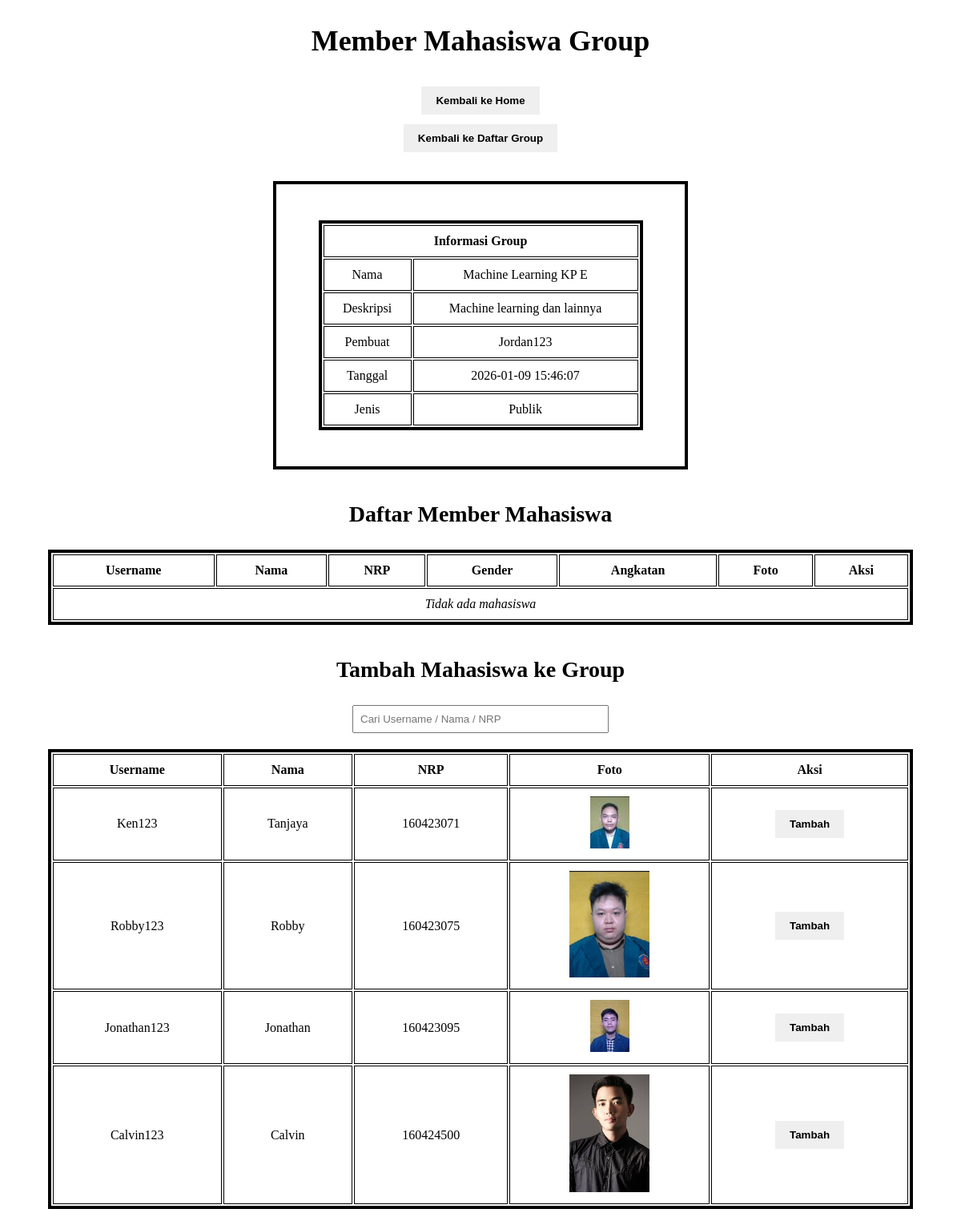
/dosen/dosen_view_member_mahasiswa.php?id=34 (signed in), run on the app's committed database.
### tables this page shows
CREATE TABLE `grup` (
  `idgrup` int(11) NOT NULL,
  `username_pembuat` varchar(20) NOT NULL,
  `nama` varchar(45) DEFAULT NULL,
  `deskripsi` varchar(45) DEFAULT NULL,
  `tanggal_pembentukan` datetime DEFAULT NULL,
  `jenis` enum('Privat','Publik') DEFAULT NULL,
  `kode_pendaftaran` varchar(45) DEFAULT NULL
);

CREATE TABLE `akun` (
  `username` varchar(20) NOT NULL,
  `password` varchar(100) DEFAULT NULL,
  `nrp_mahasiswa` char(9) DEFAULT NULL,
  `npk_dosen` char(6) DEFAULT NULL,
  `isadmin` tinyint(1) DEFAULT 0
);

CREATE TABLE `mahasiswa` (
  `nrp` char(9) NOT NULL,
  `nama` varchar(45) DEFAULT NULL,
  `gender` enum('Pria','Wanita') DEFAULT NULL,
  `tanggal_lahir` date DEFAULT NULL,
  `angkatan` year(4) DEFAULT NULL,
  `foto_extention` varchar(4) DEFAULT NULL
);

### css/theme_session.php (called while the page is built, shortened)
<?php
$themeClass = '';

### class/parent.php (called while the page is built, shortened)
<?php
class classParent {
    public function __construct() {
        $this->mysqli = new mysqli(SERVER, UID, PWD, DB);
    }
}
?>

### class/group.php (called while the page is built, shortened)
<?php
require_once 'parent.php';
class group extends classParent {
    public function getDetailGroup($id)
    {
        $sql = "SELECT * FROM grup WHERE idgrup = ?";
        $stmt = $this->mysqli->prepare($sql);
        $stmt->bind_param("i", $id);
        $stmt->execute();
        return $stmt->get_result()->fetch_assoc();
    }
    public function getGroupMembersMahasiswa($idgrup)
    {
        $sql = "SELECT mg.username, m.nama, m.gender, m.nrp, m.angkatan, m.foto_extention, m.nrp
            FROM member_grup mg
            JOIN akun a ON mg.username = a.username
            JOIN mahasiswa m ON a.nrp_mahasiswa = m.nrp
            WHERE mg.idgrup = ?
            ORDER BY m.nama ASC";
        $stmt = $this->mysqli->prepare($sql);
        $stmt->bind_param("i", $idgrup);
        $stmt->execute();
        return $stmt->get_result();
    }
    public function getMahasiswaNotInGroup($idgrup, $username)
    {
        $sql = "
            SELECT m.nrp, m.nama, a.username, m.foto_extention
            FROM mahasiswa m
            JOIN akun a ON a.nrp_mahasiswa = m.nrp
            LEFT JOIN member_grup mg
                ON mg.username = a.username
                AND mg.idgrup = ?
            WHERE mg.username IS NULL
            AND a.username != ?
        ";
        $stmt = $this->mysqli->prepare($sql);
        $stmt->bind_param("is", $idgrup, $username);
        $stmt->execute();
        return $stmt->get_result();
    }
}

### dosen/dosen_view_member_mahasiswa.php (the view, shortened to what this page needs)
<?php
require_once '../class/group.php';
require_once '../css/theme_session.php';
if (isset($_GET['id'])) {
    $idgrup = (int)$_GET['id'];
} elseif (isset($_POST['idgrup'])) {
    $idgrup = (int)$_POST['idgrup'];
} else {
    header("Location: dosen_home.php");
    exit();
}
$group = new group();
$detail = $group->getDetailGroup($idgrup);
$result_mahasiswa = $group->getGroupMembersMahasiswa($idgrup);
$mahasiswa_search = $group->getMahasiswaNotInGroup($idgrup, $_SESSION['user']['username']);
?>
<!DOCTYPE html>
<html lang="id">
<head>
<link rel="stylesheet" href="../css/theme.css">
</head>
<body class="<?= $themeClass ?>">
<h2>Member Mahasiswa Group</h2>
<div class="center">
    <form action="dosen_home.php" method="post">
        <button class="button">Kembali ke Home</button>
    </form>
    <form action="dosen_kelola_group.php" method="post">
        <button class="button">Kembali ke Daftar Group</button>
    </form>
</div>
<div class="informasiGrup">
<table>
<tr><th colspan="2">Informasi Group</th></tr>
<tr><td>Nama</td><td><?= htmlspecialchars($detail['nama']) ?></td></tr>
<tr><td>Deskripsi</td><td><?= htmlspecialchars($detail['deskripsi']) ?></td></tr>
<tr><td>Pembuat</td><td><?= htmlspecialchars($detail['username_pembuat']) ?></td></tr>
<tr><td>Tanggal</td><td><?= $detail['tanggal_pembentukan'] ?></td></tr>
<tr><td>Jenis</td><td><?= $detail['jenis'] ?></td></tr>
</table>
</div>
<h3>Daftar Member Mahasiswa</h3>
<table>
<tr>
    <th>Username</th>
    <th>Nama</th>
    <th>NRP</th>
    <th>Gender</th>
    <th>Angkatan</th>
    <th>Foto</th>
    <th>Aksi</th>
</tr>
<?php
if ($result_mahasiswa->num_rows == 0) {
    echo "<tr><td colspan='7' class='empty'>Tidak ada mahasiswa</td></tr>";
}
?>
</table>
<h3>Tambah Mahasiswa ke Group</h3>
<input type="text" id="searchMahasiswa" class="search-box" placeholder="Cari Username / Nama / NRP">
<table id="tabelMahasiswa">
<tr>
    <th>Username</th>
    <th>Nama</th>
    <th>NRP</th>
    <th>Foto</th>
    <th>Aksi</th>
</tr>
<?php
if ($mahasiswa_search->num_rows == 0) {
    echo "<tr><td colspan='5' class='empty'>Tidak ada data mahasiswa</td></tr>";
} else {
    while ($m = $mahasiswa_search->fetch_assoc()) {
        echo "
        <tr>
            <td data-label='Username'>{$m['username']}</td>
            <td data-label='Nama'>{$m['nama']}</td>
            <td data-label='NRP'>{$m['nrp']}</td>
            <td data-label='Foto'>
                <img src='../image_mahasiswa/{$m['nrp']}.{$m['foto_extention']}'>
            </td>
            <td data-label='Aksi'>
                <form action='dosen_insert_member_proses.php' method='post'>
                    <input type='hidden' name='idgrup' value='{$idgrup}'>
                    <input type='hidden' name='username' value='{$m['username']}'>
                    <input type='hidden' name='type' value='mahasiswa'>
                    <button class='button'>Tambah</button>
                </form>
            </td>
        </tr>";
    }
}
?>
</table>
</body>
</html>

### dosen/dosen_view_member_mahasiswa.php (style rules this page uses)
body { font-family: 'Times New Roman', serif; margin: 0; }
h2 { text-align: center; margin-top: 30px; font-size: 36px; }
h3 { text-align: center; margin-top: 40px; font-size: 28px; }
.center { text-align: center; margin-top: 15px; }
.button { padding: 10px 18px; font-weight: bold; border: none; margin: 6px; }
.informasiGrup { padding: 25px 30px; width: 450px; max-width: 95%; margin: 30px auto; border: 4px solid; }
table { width: 90%; margin: 20px auto; border: 4px solid; }
th, td { border: 1px solid; padding: 10px; text-align: center; }
.empty { text-align: center; font-style: italic; }
img { max-width: 100px; height: auto; }
.search-box { width: 300px; padding: 8px; margin: 10px auto 20px; display: block; }

### data on the page
grup: nama "Machine Learning KP E", deskripsi "Machine learning dan lainnya", username_pembuat "Jordan123", tanggal_pembentukan "2026-01-09 15:46:07", jenis "Publik"
akun: username "Ken123", nrp_mahasiswa.nama "Tanjaya", nrp_mahasiswa.nrp "160423071", nrp_mahasiswa.foto_extention (picture)
akun: username "Robby123", nrp_mahasiswa.nama "Robby", nrp_mahasiswa.nrp "160423075", nrp_mahasiswa.foto_extention (picture)
akun: username "Jonathan123", nrp_mahasiswa.nama "Jonathan", nrp_mahasiswa.nrp "160423095", nrp_mahasiswa.foto_extention (picture)
akun: username "Calvin123", nrp_mahasiswa.nama "Calvin", nrp_mahasiswa.nrp "160424500", nrp_mahasiswa.foto_extention (picture)
